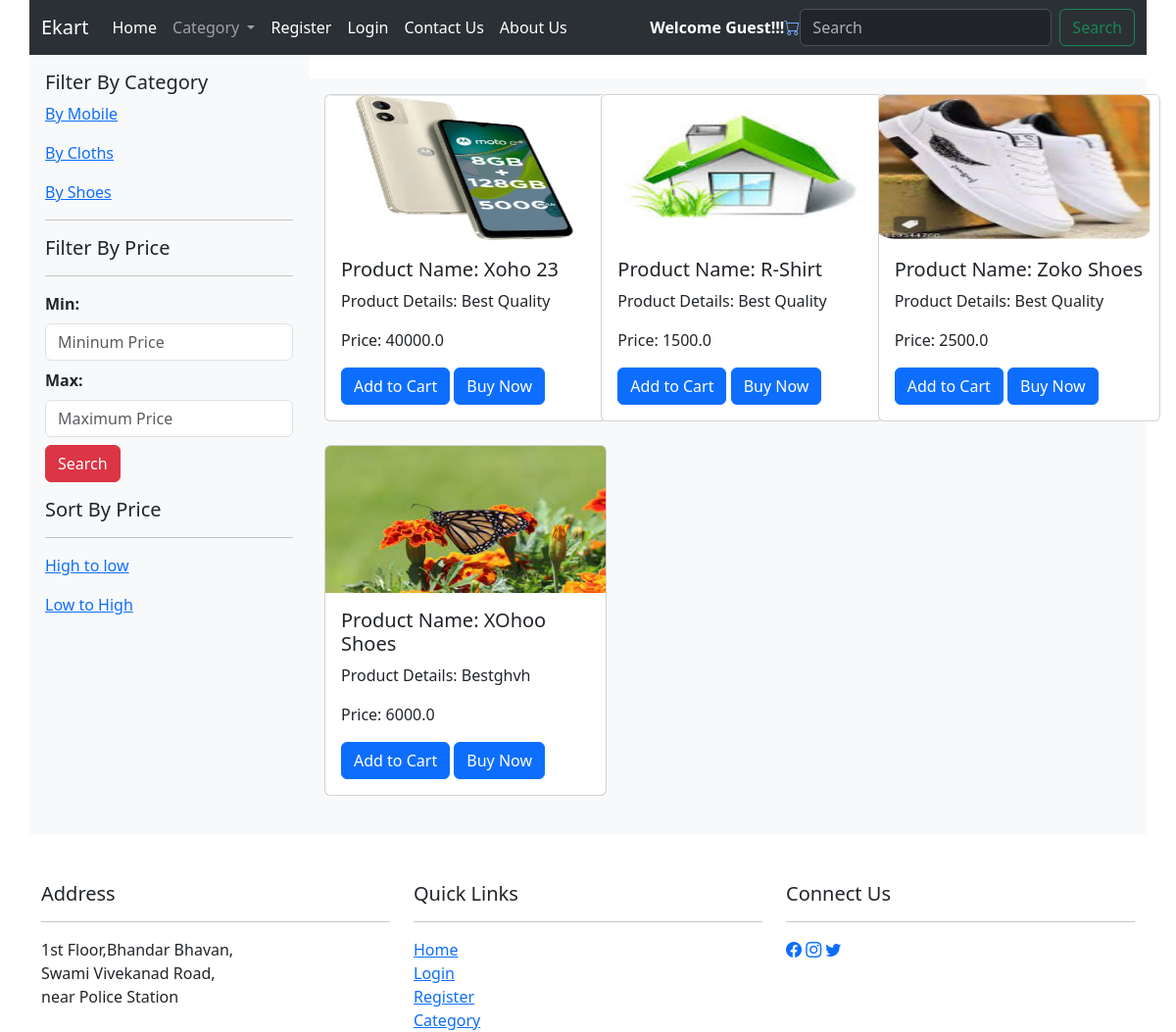
The page / on the database its author committed.
### ecommapp/models.py (models this page shows)
class Product(models.Model):
    userid = models.ForeignKey(User, on_delete=models.CASCADE, null=True, blank=True)
    product_id = models.IntegerField(primary_key=True)
    product_name = models.CharField(max_length=55)
    type = (("Mobile", "Mobile"), ("Cloths", "Cloths"), ("Shoes", "Shoes"))
    category = models.CharField(max_length=50, choices=type, default="")
    desc = models.TextField(max_length=100)
    price = models.FloatField()
    image = models.ImageField(upload_to="pics")
    objects = models.Manager()
    prod = CustomManager()

### ecommapp/views.py (the view)
# urls.py: path("", views.index, name="index"),
def index(req):
    username = req.user.username
    allproducts = Product.objects.all()
    context = {"username": username, "allproducts": allproducts}
    return render(req, "index.html", context)

### templates/index.html (shortened to what this page needs)
{% include 'header.html' %}
<div class="container">
    <div class="row">
        <div class="col-md-3 bg-light p-3">
        <h5>Filter By Category</h5>
            <p><a href="{% url 'mobilelistview' %}">By Mobile</a></p>
            <p><a href="{% url 'clothslistview' %}">By Cloths</a></p>
            <p><a href="{% url 'shoeslistview' %}">By Shoes</a></p>
            <hr>
            <h5>Filter By Price</h5>
            <hr>
            <form method="post" action="{% url 'range_view' %}">
                <div class="mb-2">
                    <label class="form-label"><strong>Min:</strong></label>
                    <input type="number"  class="form-control"  name="min" placeholder="Mininum Price">
                </div>
                <div class="mb-2">
                    <label class="form-label"><strong>Max:</strong></label>
                    <input type="number" class="form-control"  name="max" placeholder="Maximum Price">
                </div>
                <div class="mb-2">
                    <input type="submit" class="btn btn-danger" value="Search">
                </div>
            </form>
            <h5 class="mt-3">Sort By Price</h5>
            <hr>
            <p><a href="{% url 'allsortedorderview' %}?sort=high_to_low">High to low</a></p>
            <p><a href="{% url 'allsortedorderview' %}?sort=low_to_high">Low to High</a></p>
        </div>
        <div class="col-md-9 mt-4 bg-light p-3">
            <div class="row">
                {%  for item in allproducts %}
                <div class="col-md-4 mb-4">
                        <div class="card" style="width: 18rem;">
                        <img src="{{item.image.url}}" class="card-img-top" alt="{{item.product_name}}" width="50px" height="150px">
                        <div class="card-body">
                          <h5 class="card-title">Product Name: {{item.product_name}}</h5>
                          <p class="card-text">Product Details: {{item.desc}}</p>
                          <p class="card-text">Price: {{item.price}}</p>
                          <a href="/addtocart/{{item.product_id}}" class="btn btn-primary">Add to Cart</a>
                          <a href="/addtocart/{{item.product_id}}" class="btn btn-primary">Buy Now</a>
                        </div>
                      </div>
                </div>
                {% endfor %}
            </div>
        </div>
    </div>
</div>
{% include 'footer.html' %}

### rows shown on the page
Product: image (picture), product_name "Xoho 23", desc "Best Quality", price "40000.0"
Product: image (picture), product_name "R-Shirt", desc "Best Quality", price "1500.0"
Product: image (picture), product_name "Zoko Shoes", desc "Best Quality", price "2500.0"
Product: image (picture), product_name "XOhoo Shoes", desc "Bestghvh", price "6000.0"
